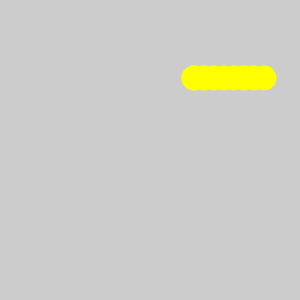
Frame 1 (no input)
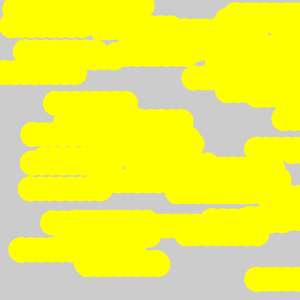
Frame 60 (the mouse pressed at the canvas centre just before this capture)
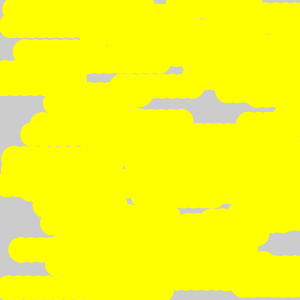
Frame 120 (the mouse held since frame 60 and released just before this capture)

The Processing sketch that drew these frames (run headless with seeded random() and noise(); from frame 60 on, the mouse is pressed at the canvas centre):

// Processing sketch: exercise_037_02
// ── exercise_037_02.pde
int x= 300;
int y=300;
int rx = 25;
int ry=25; 
void setup () {
  size (300, 300);
  noStroke();
}

void draw () {
  drawCircle (random (x), random(y), rx, ry);
}
void drawCircle(float x, float y, float rx, float ry) {
  fill (255, 255,0);
  ellipse (x, y, rx, ry);
  ellipse (x+10, y, rx, ry);
  ellipse (x+20, y, rx, ry);
  ellipse (x+30, y, rx, ry);
  ellipse (x+40, y, rx, ry);
  ellipse (x+50, y, rx, ry);
  ellipse (x+60, y, rx, ry);
  ellipse (x+70, y, rx, ry);
  ellipse (x, y, rx, ry);
  
}
